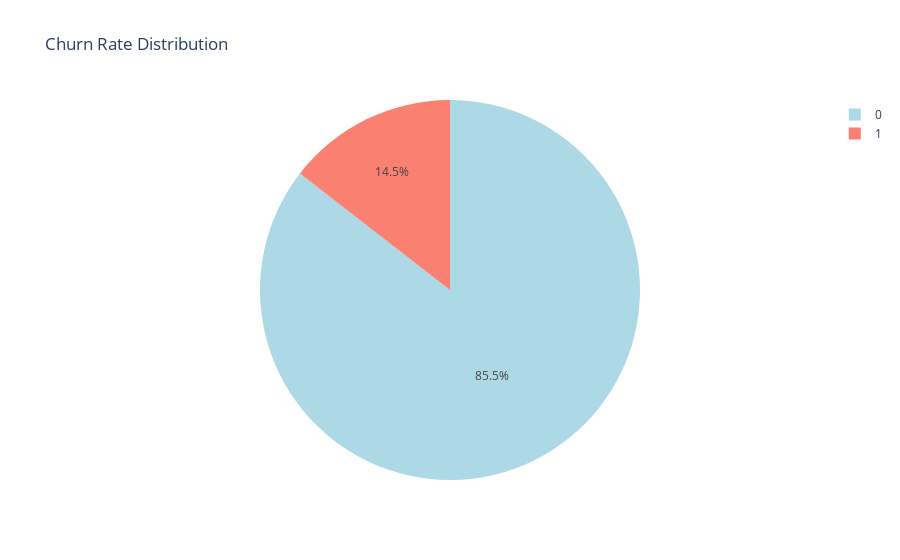
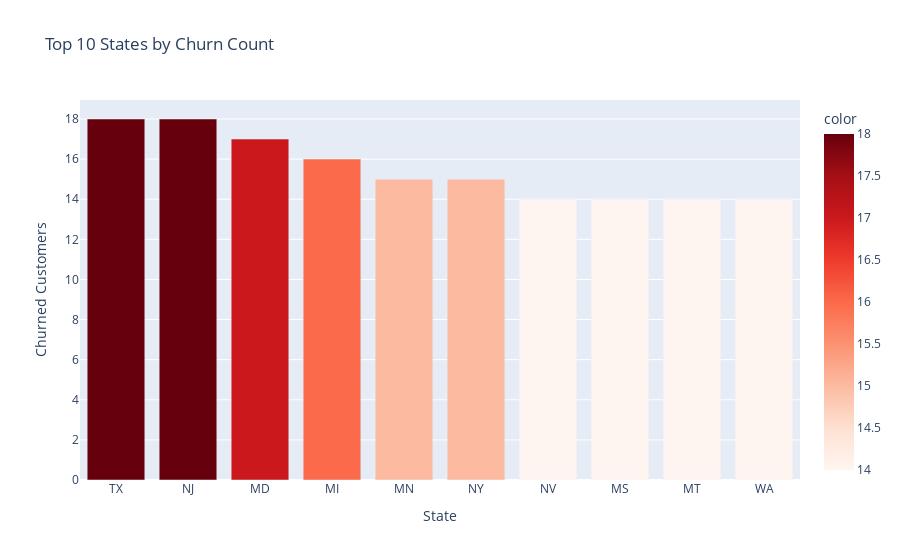

The cell these charts' notebook holds for them, in order:
### Markdown cell above
# ========================
# 3. Data Visualization
# ========================

### Code cell
import os
import plotly.express as px
import plotly.graph_objects as go

# Ensure the output directory exists
output_dir = "../visualizations/interactive"
os.makedirs(output_dir, exist_ok=True)

# 1. Churn Rate Pie Chart
fig_pie = px.pie(df, names='Churn', title='Churn Rate Distribution', color='Churn',
                 color_discrete_map={False: 'lightblue', True: 'salmon'})
fig_pie.write_html(os.path.join(output_dir, "churn_rate_pie.html"))
fig_pie.show()

# 2. Churn by State (Top 10 states with most churn)
state_cols = [col for col in df.columns if col.startswith('State_')]
df_states = df[state_cols + ['Churn']].copy()
df_states['State'] = df_states[state_cols].idxmax(axis=1).str.replace('State_', '')
churn_by_state = df_states[df_states['Churn'] == True]['State'].value_counts().nlargest(10)
fig_bar = px.bar(churn_by_state, x=churn_by_state.index, y=churn_by_state.values,
                 labels={'x': 'State', 'y': 'Churned Customers'},
                 title='Top 10 States by Churn Count', 
                 color=churn_by_state.values, 
                 color_continuous_scale='Reds')
fig_bar.write_html(os.path.join(output_dir, "top10_states_churn.html"))
fig_bar.show()

# # 3. Distribution of Average Daily Usage by Churn
# fig_hist = px.histogram(df, x='average daily usage', color='Churn', nbins=40, barmode='overlay',
#                         title='Distribution of Average Daily Usage by Churn',
#                         color_discrete_map={False: 'lightblue', True: 'salmon'})
# fig_hist.write_html(os.path.join(output_dir, "avg_daily_usage_by_churn.html"))
# fig_hist.show()

# # 4. Scatter Plot: Total Minutes vs. Total Calls colored by Churn
# fig_scatter = px.scatter(df, x='Total_Minutes', y='Total_Calls', color='Churn',
#                          title='Total Minutes vs. Total Calls by Churn',
#                          color_discrete_map={False: 'lightblue', True: 'salmon'},
#                          hover_data=['Customer tenure'])
# fig_scatter.write_html(os.path.join(output_dir, "minutes_vs_calls_by_churn.html"))
# fig_scatter.show()

# # 5. Box Plot: Customer Tenure by Churn
# fig_box = px.box(df, x='Churn', y='Customer tenure', color='Churn',
#                  title='Customer Tenure by Churn',
#                  color_discrete_map={False: 'lightblue', True: 'salmon'})
# fig_box.write_html(os.path.join(output_dir, "tenure_by_churn.html"))
# fig_box.show()

### Figure 1 — Plotly figure (JSON) as saved in the notebook; plotly's stock layout.template omitted (floating-point values rounded to 4 significant figures; data arrays with more than 128 entries replaced by an {"elided": "..."} marker saying what was removed)
{"data": [{"customdata": {"elided": "3333x1 int values"}, "domain": {"x": [0, 1], "y": [0, 1]}, "hovertemplate": "Churn=%{customdata[0]}<extra></extra>", "labels": {"elided": "3333 int values"}, "legendgroup": "", "marker": {"colors": {"elided": "3333 str values"}}, "name": "", "showlegend": true, "type": "pie"}], "layout": {"legend": {"tracegroupgap": 0}, "title": {"text": "Churn Rate Distribution"}}}

### Figure 2 — Plotly figure (JSON) as saved in the notebook; plotly's stock layout.template omitted (floating-point values rounded to 4 significant figures)
{"data": [{"alignmentgroup": "True", "hovertemplate": "State=%{x}<br>Churned Customers=%{y}<br>color=%{marker.color}<extra></extra>", "legendgroup": "", "marker": {"color": [18, 18, 17, 16, 15, 15, 14, 14, 14, 14], "coloraxis": "coloraxis", "pattern": {"shape": ""}}, "name": "", "offsetgroup": "", "orientation": "v", "showlegend": false, "textposition": "auto", "type": "bar", "x": ["TX", "NJ", "MD", "MI", "MN", "NY", "NV", "MS", "MT", "WA"], "xaxis": "x", "y": [18, 18, 17, 16, 15, 15, 14, 14, 14, 14], "yaxis": "y"}], "layout": {"barmode": "relative", "coloraxis": {"colorbar": {"title": {"text": "color"}}, "colorscale": [[0, "rgb(255,245,240)"], [0.125, "rgb(254,224,210)"], [0.25, "rgb(252,187,161)"], [0.375, "rgb(252,146,114)"], [0.5, "rgb(251,106,74)"], [0.625, "rgb(239,59,44)"], [0.75, "rgb(203,24,29)"], [0.875, "rgb(165,15,21)"], [1, "rgb(103,0,13)"]]}, "legend": {"tracegroupgap": 0}, "title": {"text": "Top 10 States by Churn Count"}, "xaxis": {"anchor": "y", "domain": [0, 1], "title": {"text": "State"}}, "yaxis": {"anchor": "x", "domain": [0, 1], "title": {"text": "Churned Customers"}}}}
